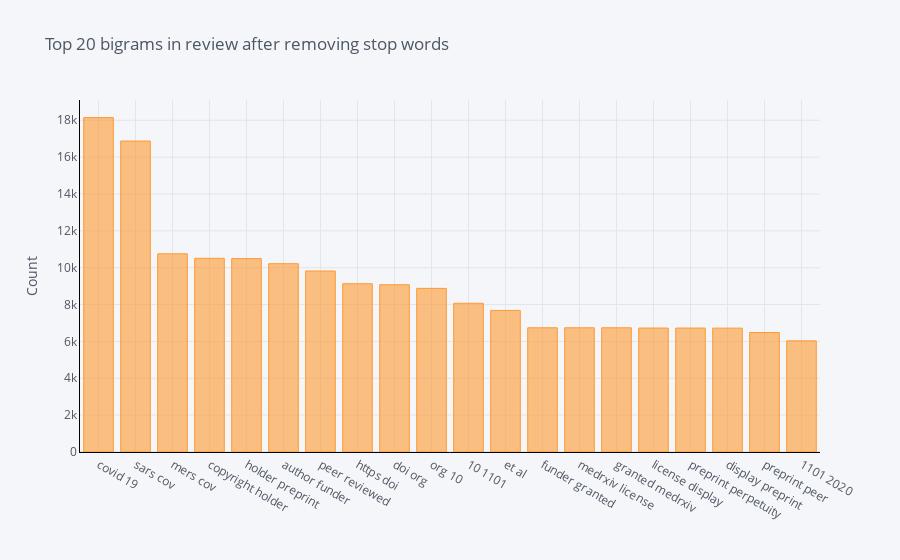

Source (notebook cell):
### Code cell
#data = pd.read_csv(PATH_CSV)

def get_top_n_bigram(corpus, n=None):
    vec = CountVectorizer(ngram_range=(2, 2), stop_words='english').fit(corpus)
    bag_of_words = vec.transform(corpus)
    sum_words = bag_of_words.sum(axis=0) 
    words_freq = [(word, sum_words[0, idx]) for word, idx in vec.vocabulary_.items()]
    words_freq =sorted(words_freq, key = lambda x: x[1], reverse=True)
    return words_freq[:n]
common_words = get_top_n_bigram(data['text'], 20)
for word, freq in common_words:
    print(word, freq)
df4 = pd.DataFrame(common_words, columns = ['text' , 'count'])
df4.groupby('text').sum()['count'].sort_values(ascending=False).iplot(
    kind='bar', yTitle='Count', linecolor='black', title='Top 20 bigrams in review after removing stop words')

### Figure 1 — Plotly figure (JSON) as saved in the notebook; plotly's stock layout.template omitted (floating-point values rounded to 4 significant figures)
{"data": [{"marker": {"color": "rgba(255, 153, 51, 0.6)", "line": {"color": "rgba(255, 153, 51, 1.0)", "width": 1}}, "name": "count", "orientation": "v", "text": "", "type": "bar", "x": ["covid 19", "sars cov", "mers cov", "copyright holder", "holder preprint", "author funder", "peer reviewed", "https doi", "doi org", "org 10", "10 1101", "et al", "funder granted", "medrxiv license", "granted medrxiv", "license display", "preprint perpetuity", "display preprint", "preprint peer", "1101 2020"], "y": [18145, 16873, 10754, 10511, 10494, 10218, 9822, 9131, 9075, 8879, 8070, 7683, 6740, 6740, 6740, 6726, 6725, 6721, 6486, 6031]}], "layout": {"legend": {"bgcolor": "#F5F6F9", "font": {"color": "#4D5663"}}, "paper_bgcolor": "#F5F6F9", "plot_bgcolor": "#F5F6F9", "title": {"font": {"color": "#4D5663"}, "text": "Top 20 bigrams in review after removing stop words"}, "xaxis": {"gridcolor": "#E1E5ED", "linecolor": "black", "showgrid": true, "tickfont": {"color": "#4D5663"}, "title": {"font": {"color": "#4D5663"}, "text": ""}, "zerolinecolor": "#E1E5ED"}, "yaxis": {"gridcolor": "#E1E5ED", "linecolor": "black", "showgrid": true, "tickfont": {"color": "#4D5663"}, "title": {"font": {"color": "#4D5663"}, "text": "Count"}, "zerolinecolor": "#E1E5ED"}}}
